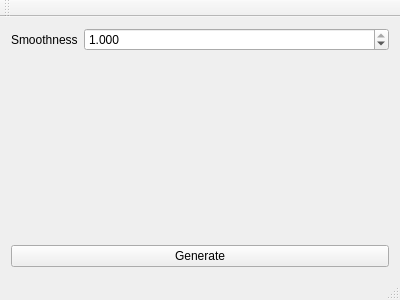
<?xml version="1.0" encoding="UTF-8"?>
<ui version="4.0">
 <class>MainWindow</class>
 <widget class="QMainWindow" name="MainWindow">
  <property name="geometry">
   <rect>
    <x>0</x>
    <y>0</y>
    <width>400</width>
    <height>300</height>
   </rect>
  </property>
  <property name="windowTitle">
   <string>MainWindow</string>
  </property>
  <widget class="QWidget" name="centralWidget">
   <layout class="QVBoxLayout" name="verticalLayout">
    <item>
     <layout class="QFormLayout" name="formLayout">
      <item row="0" column="0">
       <widget class="QLabel" name="smoothnessLabel">
        <property name="text">
         <string>Smoothness</string>
        </property>
       </widget>
      </item>
      <item row="0" column="1">
       <widget class="QDoubleSpinBox" name="smoothnessSpin">
        <property name="decimals">
         <number>3</number>
        </property>
        <property name="maximum">
         <double>1.000000000000000</double>
        </property>
        <property name="singleStep">
         <double>0.001000000000000</double>
        </property>
        <property name="value">
         <double>1.000000000000000</double>
        </property>
       </widget>
      </item>
     </layout>
    </item>
    <item>
     <widget class="QPushButton" name="generateButton">
      <property name="text">
       <string>Generate</string>
      </property>
     </widget>
    </item>
   </layout>
  </widget>
  <widget class="QMenuBar" name="menuBar">
   <property name="geometry">
    <rect>
     <x>0</x>
     <y>0</y>
     <width>400</width>
     <height>26</height>
    </rect>
   </property>
  </widget>
  <widget class="QToolBar" name="mainToolBar">
   <attribute name="toolBarArea">
    <enum>TopToolBarArea</enum>
   </attribute>
   <attribute name="toolBarBreak">
    <bool>false</bool>
   </attribute>
  </widget>
  <widget class="QStatusBar" name="statusBar"/>
 </widget>
 <layoutdefault spacing="6" margin="11"/>
 <resources/>
 <connections>
  <connection>
   <sender>generateButton</sender>
   <signal>clicked()</signal>
   <receiver>MainWindow</receiver>
   <slot>generate()</slot>
   <hints>
    <hint type="sourcelabel">
     <x>117</x>
     <y>255</y>
    </hint>
    <hint type="destinationlabel">
     <x>195</x>
     <y>173</y>
    </hint>
   </hints>
  </connection>
  <connection>
   <sender>smoothnessSpin</sender>
   <signal>valueChanged(double)</signal>
   <receiver>MainWindow</receiver>
   <slot>updateSmoothness(double)</slot>
   <hints>
    <hint type="sourcelabel">
     <x>119</x>
     <y>63</y>
    </hint>
    <hint type="destinationlabel">
     <x>51</x>
     <y>128</y>
    </hint>
   </hints>
  </connection>
 </connections>
 <slots>
  <slot>generate()</slot>
  <slot>updateSmoothness(double)</slot>
 </slots>
</ui>
